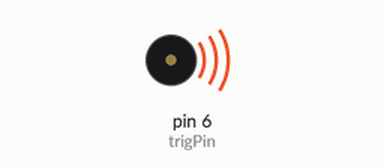
A sketch run on a simulated Arduino Uno, built with avr-gcc and run on an emulated ATmega328P. On the bench: buzzer (waves = sounding). Random numbers use the default seed unless the sketch sets one.

Above: at 0.1 s.
Timing chart, 0 to 40.0 s (numbered marks = the images above):
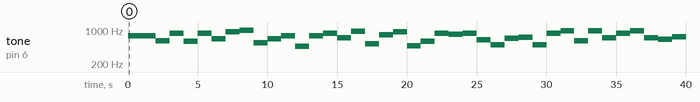

The sketch:

UltrasonicTone.ino
```cpp
const int trigPin = 6; //pin trigger
const int echoPin = 5; //pin echo
long duration;
int distance;

void setup() {
  // put your setup code here, to run once:
  pinMode(trigPin, OUTPUT);
  pinMode(echoPin, INPUT);
  Serial.begin(9600);
}

void loop() {
  // put your main code here, to run repeatedly:
  tone(trigPin, random(432,1000));
  delay(1000);
}
```

Measured:
- by itself, tone on pin 6 (trigPin): plays 767 Hz for 1.0 s, 761 Hz for 1.0 s, 601 Hz for 1.0 s, 850 Hz for 1.0 s, 594 Hz for 1.0 s, 856 Hz for 1.0 s … (40 notes in this stretch)
